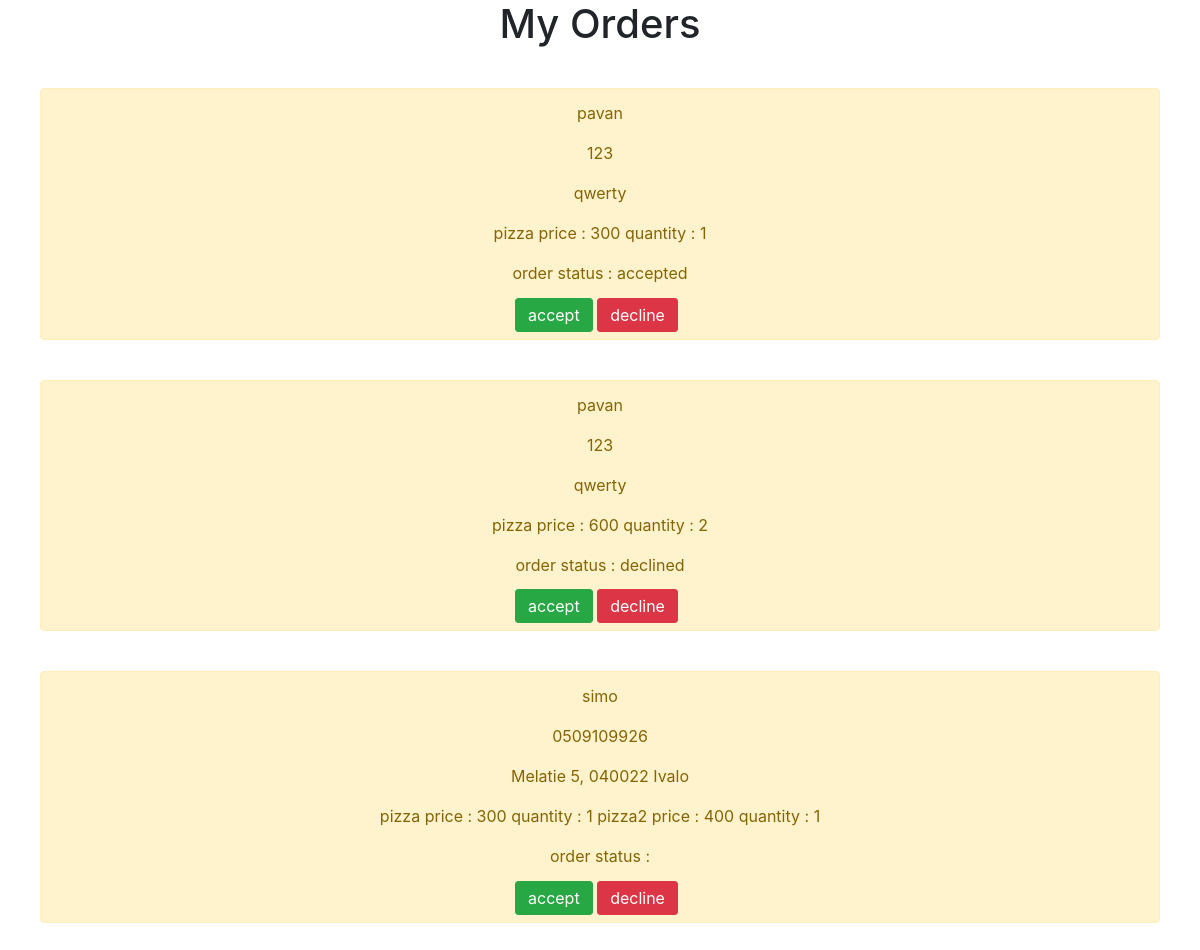
The page /adminorders/ on the database its author committed.
### pizzaapp/models.py (models this page shows)
class OrderModel(models.Model):
	username = models.CharField(max_length = 10)
	phoneno = models.CharField(max_length = 10)
	address = models.CharField(max_length = 10)
	ordereditems = models.CharField(max_length = 10)
	status = models.CharField(max_length = 10)

### pizzaapp/views.py (the view)
# urls.py: path('adminorders/',adminorders),
def adminorders(request):
	orders = OrderModel.objects.all()
	context = {'orders' : orders}
	return render(request,'pizzaapp/adminorders.html',context)

### templates/pizzaapp/adminorders.html
{% extends 'base.html' %}
{% block content %}
<h1 style="text-align: center">My Orders</h1>
{% for order in orders %}
<div style="margin: 40px" class="alert alert-warning" role = "alert">
	<p style="text-align: center;">{{order.username}}</p>
	<p style="text-align: center;">{{order.phoneno}}</p>
	<p style="text-align: center;">{{order.address}}</p>
	<p style="text-align: center;">{{order.ordereditems}}</p>
	<p style="text-align: center;">order status : {{order.status}}</p>
	<div class="container" style="width: 200px;margin: auto">
		<a href="/acceptorder/{{order.id}}/" style="display: inline;" class="btn btn-success">accept</a>
	<a href="/declineorder/{{order.id}}/" style="display: inline" class="btn btn-danger">decline</a>
	</div>
</div>
{% endfor %}
{% endblock %}

### templates/base.html (shortened to what this page needs)
<!DOCTYPE html>
<html>
<head>
	<link rel="stylesheet" href="https://stackpath.bootstrapcdn.com/bootstrap/4.5.0/css/bootstrap.min.css">
</head>
<body>
{% block content %}
{% endblock %}
</body>
</html>

### rows shown on the page
OrderModel: username "pavan", phoneno "123", address "qwerty", ordereditems "pizza price : 300 quantity : 1", status "accepted"
OrderModel: username "pavan", phoneno "123", address "qwerty", ordereditems "pizza price : 600 quantity : 2", status "declined"
OrderModel: username "simo", phoneno "0509109926", address "Melatie 5, 040022 Ivalo", ordereditems "pizza price : 300 quantity : 1 pizza2 price : 400 quantity : 1"
